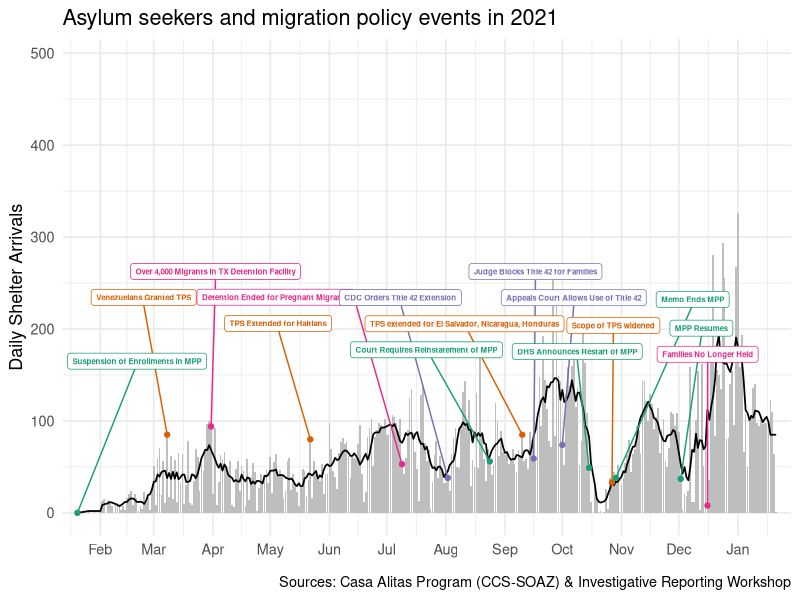
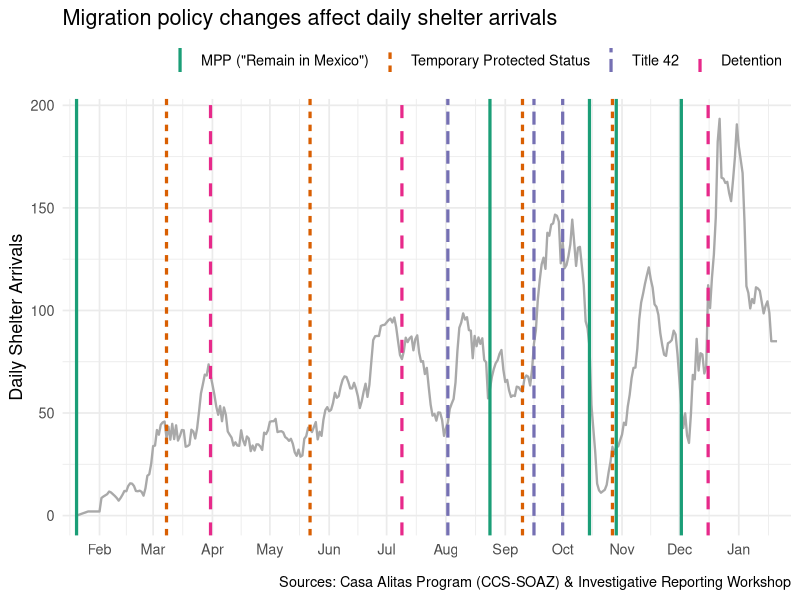
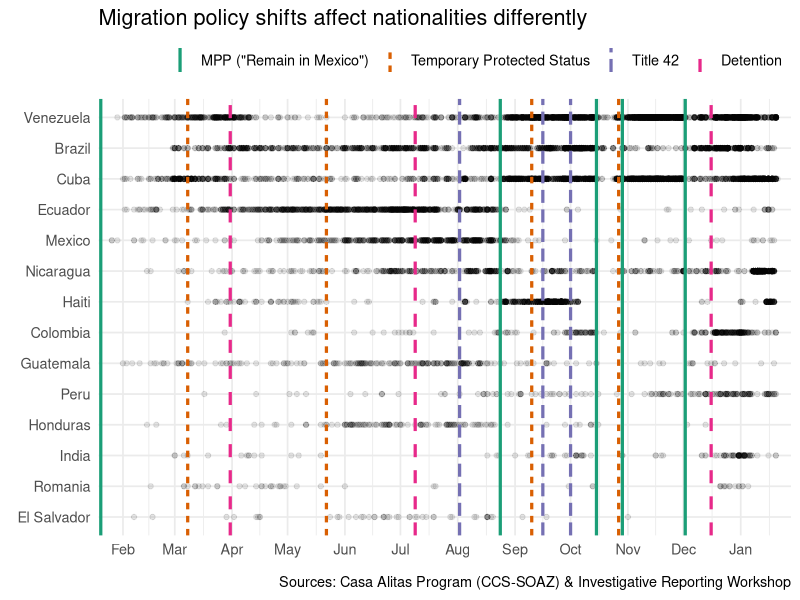
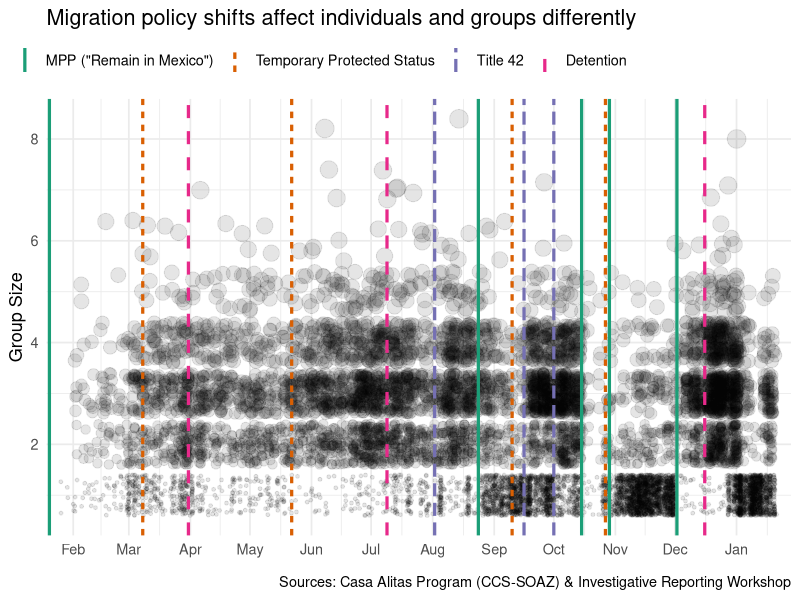

Reproduce these figures in R, in order.
## ---- chunk 1
library(ggrepel)
library(ggthemes)
library(knitr)
library(tidyverse)
library(scales)
opts_chunk$set(echo = FALSE, message=FALSE, warning=FALSE)

## ---- chunk 2
policy_events <- read_csv("data/selected_policy_events_2021.csv", skip = 2) %>%
  mutate(date = parse_date(date, format = "%m/%d/%Y")) #%>% 

key_policy_events <- policy_events %>%
  filter(category %in% c('MPP ("Remain in Mexico")', 
                         'Temporary Protected Status',
                         'Title 42', 
                         'Detention')) %>%
  mutate(category = factor(category, levels=c('MPP ("Remain in Mexico")', 
                                              'Temporary Protected Status', 
                                              'Title 42',
                                              'Detention')))
  
arrival_counts <- read_csv("data/arrival_date_counts_1.20.csv") %>%
  rename("date" = arrival_date) %>%
  add_row(date = as.Date("2021-01-20"), n = 0, seven_avg = 0, .before = 1) %>% # add row for first event
  left_join(key_policy_events)%>%
  mutate(category = category)

group_counts <- read_csv("data/groups_limited_1.20.csv") %>%
  filter(number_in_party != 0)%>%
  rename("country" = country1)

countries <- read_csv("data/country_counts_1.20.csv")%>%
  drop_na(country)

## ---- chunk 3
# set plot theme            # FIGURE SIZE??
theme_set(theme_minimal(13))

# plot timeline of daily arrivals with selected policy change labels
arrival_counts  %>%
  ggplot(aes(x = date,
             y = n,
             label = description)) +
  geom_col(fill ="grey", show.legend = FALSE) +
  geom_line(aes(y = seven_avg), 
            color = 'black', size = .6) +
  geom_label_repel(aes(color = category),
                   fontface = "bold",
                   na.rm = TRUE,
                   size = 2,
                   show.legend = FALSE,
                   nudge_y = 165,  # CHANGE FOR PDF
                   max.overlaps = 11) +
  geom_point(aes(color = category),
             data = arrival_counts %>% filter(!is.na(description)),
             show.legend = FALSE) +
  scale_x_date(date_breaks="1 month", 
               date_labels="%b",
               expand = c(.02,-.02)) +
  scale_color_brewer(type = "qual", palette = "Dark2") +
  labs(x = element_blank(),
       y = "Daily Shelter Arrivals",
       title = "Asylum seekers and migration policy events in 2021",
       #subtitle = "Casa Alitas Program, Tucson, AZ",
       caption = "Sources: Casa Alitas Program (CCS-SOAZ) & Investigative Reporting Workshop") 
  
## ---- chunk 4
key_policy_events %>%
  kable(caption = "Table 1: Immigration Policy Events in 2021 (Source: Investigative Reporting Workshop)",
        label = "Table 1")
## ---- chunk 5
#fig.width=7, 
# visualize policy changes & 7-day-rolling mean of daily arrivals
arrival_counts  %>%
  ggplot(aes(x = date,
             y = n,
             label = description)) +
  geom_line(aes(y = seven_avg), 
            color = 'darkgrey', size = .8) +
  geom_vline(data = key_policy_events, 
             aes(xintercept = date, 
                 color = category,
                 linetype = category),
             na.rm = TRUE,
             size = 1.1) +
  scale_color_brewer(type = "qual", palette = "Dark2") +
  labs(title = "Migration policy changes affect daily shelter arrivals",
       color = element_blank(),
       linetype = element_blank(),
       x = element_blank(), 
       y = "Daily Shelter Arrivals",
       caption = "Sources: Casa Alitas Program (CCS-SOAZ) & Investigative Reporting Workshop") +
  theme(legend.position = "top", 
        legend.justification = 1) +
  #scale_color_colorblind() +
  scale_x_date(date_breaks="1 month", 
               date_labels="%b",
               expand = c(.02,-.02))

## ---- chunk 6

# Arrivals by country over time dot plot
some_countries <- countries$country[countries$n > 100]

group_counts %>%
  filter(country %in% some_countries) %>% # get rid of NAs
  ggplot(aes(x = arrival_date, 
             y = factor(country, rev(countries$country)))) +
  geom_point(alpha = .1) +
  geom_vline(data = key_policy_events, 
             aes(xintercept = date, 
                 color = category,
                 linetype = category),
             na.rm = TRUE,
             size = 1.1) +
  theme(legend.position = "top", legend.justification = 1) +  
  scale_color_brewer(type = "qual", palette = "Dark2") +
  labs(title = "Migration policy shifts affect nationalities differently",
       x = element_blank(), 
       y = element_blank(),
       color = element_blank(),
       linetype = element_blank(),
       caption = "Sources: Casa Alitas Program (CCS-SOAZ) & Investigative Reporting Workshop") +
  scale_x_date(date_breaks = "1 month", 
               date_labels = "%b",
               expand = c(.02,-.02)) 
  #scale_color_colorblind()

## ---- chunk 7
#fig.width=7,
group_counts %>% 
  ggplot(aes(x = arrival_date, 
             y = number_in_party)) +
  geom_jitter(aes(size = number_in_party), 
              alpha = .1, na.rm = TRUE, 
              show.legend = FALSE) +
  scale_x_date(date_breaks="1 month", 
               date_labels="%b",
               expand = c(.02,-.02)) +
  geom_vline(data = key_policy_events, 
             aes(xintercept = date, 
                 color = category,
                 linetype = category),
             na.rm = TRUE,
             size = 1.1) +
  scale_color_brewer(type = "qual", palette = "Dark2") +
  labs(title ="Migration policy shifts affect individuals and groups differently", 
       x = element_blank(), 
       y = "Group Size",
       color = element_blank(),
       linetype=element_blank(),
       caption = "Sources: Casa Alitas Program (CCS-SOAZ) & Investigative Reporting Workshop") +
  #scale_color_colorblind() +
  theme(legend.position = "top", legend.justification = -.5)

